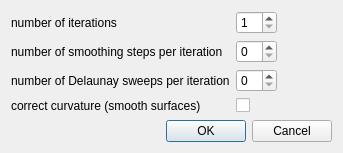
<?xml version="1.0" encoding="UTF-8"?>
<ui version="4.0">
 <class>GuiSurfaceMesher</class>
 <widget class="QDialog" name="GuiSurfaceMesher">
  <property name="geometry">
   <rect>
    <x>0</x>
    <y>0</y>
    <width>343</width>
    <height>153</height>
   </rect>
  </property>
  <property name="windowTitle">
   <string>surface mesher</string>
  </property>
  <layout class="QVBoxLayout" name="verticalLayout">
   <item>
    <layout class="QFormLayout" name="formLayout">
     <property name="fieldGrowthPolicy">
      <enum>QFormLayout::ExpandingFieldsGrow</enum>
     </property>
     <item row="0" column="0">
      <widget class="QLabel" name="label">
       <property name="text">
        <string>number of iterations</string>
       </property>
      </widget>
     </item>
     <item row="0" column="1">
      <widget class="QSpinBox" name="m_SpinBoxIterations">
       <property name="minimum">
        <number>1</number>
       </property>
       <property name="maximum">
        <number>20</number>
       </property>
      </widget>
     </item>
     <item row="3" column="1">
      <widget class="QCheckBox" name="m_CheckBoxSmooth">
       <property name="text">
        <string/>
       </property>
      </widget>
     </item>
     <item row="1" column="1">
      <widget class="QSpinBox" name="m_SpinBoxSmoothSteps">
       <property name="maximum">
        <number>20</number>
       </property>
      </widget>
     </item>
     <item row="2" column="1">
      <widget class="QSpinBox" name="m_SpinBoxDelaunaySweeps">
       <property name="maximum">
        <number>20</number>
       </property>
      </widget>
     </item>
     <item row="1" column="0">
      <widget class="QLabel" name="label_2">
       <property name="text">
        <string>number of smoothing steps per iteration</string>
       </property>
      </widget>
     </item>
     <item row="2" column="0">
      <widget class="QLabel" name="label_3">
       <property name="text">
        <string>number of Delaunay sweeps per iteration</string>
       </property>
      </widget>
     </item>
     <item row="3" column="0">
      <widget class="QLabel" name="label_4">
       <property name="text">
        <string>correct curvature (smooth surfaces)</string>
       </property>
      </widget>
     </item>
    </layout>
   </item>
   <item>
    <spacer name="verticalSpacer">
     <property name="orientation">
      <enum>Qt::Vertical</enum>
     </property>
     <property name="sizeHint" stdset="0">
      <size>
       <width>20</width>
       <height>40</height>
      </size>
     </property>
    </spacer>
   </item>
   <item>
    <widget class="QDialogButtonBox" name="buttonBox">
     <property name="orientation">
      <enum>Qt::Horizontal</enum>
     </property>
     <property name="standardButtons">
      <set>QDialogButtonBox::Cancel|QDialogButtonBox::Ok</set>
     </property>
    </widget>
   </item>
  </layout>
 </widget>
 <resources/>
 <connections>
  <connection>
   <sender>buttonBox</sender>
   <signal>accepted()</signal>
   <receiver>GuiSurfaceMesher</receiver>
   <slot>accept()</slot>
   <hints>
    <hint type="sourcelabel">
     <x>248</x>
     <y>254</y>
    </hint>
    <hint type="destinationlabel">
     <x>157</x>
     <y>274</y>
    </hint>
   </hints>
  </connection>
  <connection>
   <sender>buttonBox</sender>
   <signal>rejected()</signal>
   <receiver>GuiSurfaceMesher</receiver>
   <slot>reject()</slot>
   <hints>
    <hint type="sourcelabel">
     <x>316</x>
     <y>260</y>
    </hint>
    <hint type="destinationlabel">
     <x>286</x>
     <y>274</y>
    </hint>
   </hints>
  </connection>
 </connections>
</ui>
